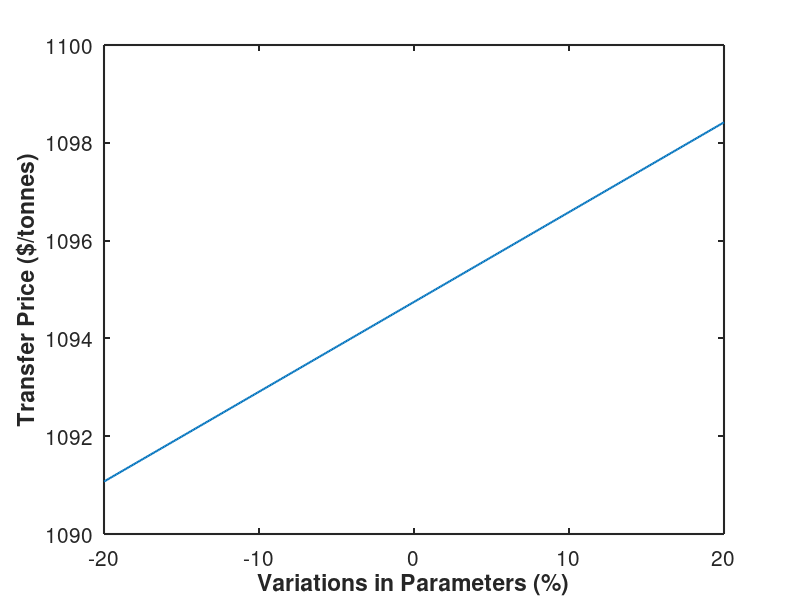

Here is the MATLAB script that generated this plot: (Note: this script raises an error after producing the figure.)
%% Changing Prices

%% Catalyst Price
clear; close all
range_vary = 0.8:0.001:1.2;
range_vary = range_vary';

prod = 170; % MM kg/yr meoac production

%prod = prod.*range_vary;

vga = 55; % specify vga values $MM

%vga = vga.*range_vary;


% specify at the very beginning
meoh_flow = 0.999*700;
co_flow = 0.995*452.278;
h2_flow = 0.005*452.78 + 100;
cat_cost = 154420 + 5460000 - 0.00005*170*10^6*2; % $ from VGA or sizing

meoh_qpu = meoh_flow.*32.04.*8000./(prod.*10.^6);
co_qpu = co_flow.*28.01.*8000./(prod.*10.^6);
h2_qpu = h2_flow.*2.*8000./(prod.*10.^6);
cat_qpu = (cat_cost./70)./2./(prod.*10.^6);
meoh_unit = 0.62; % $/kg
co_unit = 0.205; % $/kg
h2_unit = 2;
cat_unit = 70; % $/kg

%meoh_unit = meoh_unit.*range_vary;
%co_unit = co_unit.*range_vary;
cat_unit = cat_unit.*range_vary;

meoh_pr = meoh_qpu.*meoh_unit;
co_pr = co_qpu.*co_unit;
h2_pr = h2_qpu.*h2_unit;
cat_pr = cat_qpu.*cat_unit;

meoh_mm = prod.*meoh_pr;
co_mm = prod.*co_pr;
h2_mm = prod.*h2_pr;
cat_mm = prod.*cat_pr;

total_ing_mm = meoh_mm + co_mm + cat_mm + h2_mm; % might add another cat

byprod_qpu = 0; % might be 0
byprod_unit = 0; % might be 0
waste_fuel_unit = 3.61; 
waste_fuel_flashtank = 5080; 

byprod_pr = byprod_qpu.*byprod_unit;
waste_fuel_pr = waste_fuel_unit.*waste_fuel_flashtank./10^6;

byprod_mm = byprod_pr.*prod;
waste_fuel_mm = waste_fuel_pr.*prod;

total_cred_mm = byprod_mm + waste_fuel_mm; 

% specify at the very beginning

steam_flow = 12; % klb/hr
el_flow = 100; % kW
cool_flow = 0.300464; % MMGal/hr

%steam_flow = steam_flow.*range_vary;
%el_flow = el_flow.*range_vary;
%cool_flow = cool_flow.*range_vary;

steam_qpu = steam_flow.*1000.*8000./(prod.*10.^6);
steam_unit = 1.93;

el_qpu = el_flow.*8000./(prod.*10.^6);
el_unit = 0.061;

cool_qpu = cool_flow.*10.^6.*8000./(prod.*10.^6);
cool_unit = 0.075;

ref_price_aspen = 50;

%steam_unit = steam_unit.*range_vary;
%el_unit = el_unit.*range_vary;
%cool_unit = cool_unit.*range_vary;
%ref_price_aspen = ref_price_aspen.*range_vary;

steam_pr = steam_qpu.*steam_unit./1000;
electricity_pr = el_qpu.*el_unit;
cooling_pr = cool_qpu.*cool_unit./1000;

steam_mm = prod.*steam_pr;
electricty_mm = prod.*electricity_pr;
refrigerant_mm = ref_price_aspen.*8000./10^6; % fix myself
refrigerant_pr = refrigerant_mm./prod; 
cooling_mm = prod.*cooling_pr;

total_uti_mm = steam_mm + electricty_mm + refrigerant_mm + cooling_mm; % depends what utility

gas_qpu = 0;
gas_unit = 0;
liq_qpu = 0;
liq_unit = 0;
sol_qpu = 0;
sol_unit = 0;

gas_pr = gas_qpu.*gas_unit;
liq_pr = liq_qpu.*liq_unit;
sol_pr = sol_qpu.*sol_unit;

gas_mm = gas_pr.*prod;
liq_mm = liq_pr.*prod;
sol_mm = sol_pr.*prod;

total_waste_mm = gas_mm + liq_mm + sol_mm; % might be nothing

total_vc_mm = total_ing_mm - total_cred_mm + total_uti_mm + total_waste_mm; 

% specify at the very beginning
num_op = 9;
op_perhour = 32;
other_employ_perc = 0.45; % 45%
unit_sup_perc = 1; % 100%
plant_ov_perc = 0.5; %50%
main_perc = 0.03; %3%
tax_perc = 0.02; %2%
dep_perc = 0.09; %9%

%num_op = num_op.*range_vary;
%op_perhour = op_perhour.*range_vary;

op_mm = num_op.*op_perhour.*365.*24./10^6;
other_employ_mm = other_employ_perc.*op_mm; 
unit_sup_mm = unit_sup_perc.*op_mm;
plant_ov_mm = plant_ov_perc.*op_mm;
main_mm = main_perc.*vga;
tax_mm = tax_perc.*vga;
dep_mm = dep_perc.*vga;

total_fc_mm = op_mm + other_employ_mm + unit_sup_mm + plant_ov_mm + main_mm + ...
    tax_mm + dep_mm; 

total_com_mm = total_vc_mm + total_fc_mm;

raw_inv = total_ing_mm./12;
prod_inv = total_com_mm./12;
total_inv = vga + raw_inv + prod_inv; 

tax_rate = 0.25; %25% tax rate on earnings
%tax_rate = tax_rate.*range_vary;
nroi_mm = 0.25.*total_inv./(1-tax_rate); % goal is to earn 25% NROI
nroi = nroi_mm./prod;

%specify at the beginning
bus_ov_perc = 0.06; 

ing_pr = meoh_pr + co_pr + h2_pr + cat_pr;
cred_pr = byprod_pr + waste_fuel_pr;
uti_pr = steam_pr + electricity_pr + refrigerant_pr + cooling_pr;
waste_pr = gas_pr + liq_pr + sol_pr;

vc_pr = ing_pr - cred_pr + uti_pr + waste_pr;

fc_pr = total_fc_mm./prod;
com_pr = fc_pr + vc_pr;
bus_ov_pr = bus_ov_perc.*com_pr;

total_sales_cost = com_pr + bus_ov_pr;
tp = nroi + total_sales_cost;

plot((range_vary-1).*100,tp.*1000,'linewidth',1.5)
xlabel('Variations in Parameters (%)','fontweight','bold')
ylabel('Transfer Price ($/tonnes)','fontweight','bold')
set(gca,'linewidth',1.5,'fontsize',15)
set(gcf,'position',[440 205 765 593])
ytickformat('%.0f')
hold on

%%

%% MeOH 
clear;
range_vary = 0.8:0.001:1.2;
range_vary = range_vary';

prod = 170; % MM kg/yr meoac production

%prod = prod.*range_vary;

vga = 55; % specify vga values $MM

%vga = vga.*range_vary;

% specify at the very beginning
meoh_flow = 0.999*700;
co_flow = 0.995*452.278;
h2_flow = 0.005*452.78 + 100;
cat_cost = 154420 + 5460000 - 0.00005*170*10^6*2; % $ from VGA or sizing

meoh_qpu = meoh_flow.*32.04.*8000./(prod.*10.^6);
co_qpu = co_flow.*28.01.*8000./(prod.*10.^6);
h2_qpu = h2_flow.*2.*8000./(prod.*10.^6);
cat_qpu = (cat_cost./70)./2./(prod.*10.^6);
meoh_unit = 0.62; % $/kg
co_unit = 0.205; % $/kg
h2_unit = 2;
cat_unit = 70; % $/kg

meoh_unit = meoh_unit.*range_vary;
%co_unit = co_unit.*range_vary;
%cat_unit = cat_unit.*range_vary;

meoh_pr = meoh_qpu.*meoh_unit;
co_pr = co_qpu.*co_unit;
h2_pr = h2_qpu.*h2_unit;
cat_pr = cat_qpu.*cat_unit;

meoh_mm = prod.*meoh_pr;
co_mm = prod.*co_pr;
h2_mm = prod.*h2_pr;
cat_mm = prod.*cat_pr;

total_ing_mm = meoh_mm + co_mm + cat_mm + h2_mm; % might add another cat

byprod_qpu = 0; % might be 0
byprod_unit = 0; % might be 0
waste_fuel_unit = 3.61; 
waste_fuel_flashtank = 5080; 

byprod_pr = byprod_qpu.*byprod_unit;
waste_fuel_pr = waste_fuel_unit.*waste_fuel_flashtank./10^6;

byprod_mm = byprod_pr.*prod;
waste_fuel_mm = waste_fuel_pr.*prod;

total_cred_mm = byprod_mm + waste_fuel_mm; 

% specify at the very beginning

steam_flow = 12; % klb/hr
el_flow = 100; % kW
cool_flow = 0.300464; % MMGal/hr

%steam_flow = steam_flow.*range_vary;
%el_flow = el_flow.*range_vary;
%cool_flow = cool_flow.*range_vary;

steam_qpu = steam_flow.*1000.*8000./(prod.*10.^6);
steam_unit = 1.93;

el_qpu = el_flow.*8000./(prod.*10.^6);
el_unit = 0.061;

cool_qpu = cool_flow.*10.^6.*8000./(prod.*10.^6);
cool_unit = 0.075;

ref_price_aspen = 50;

%steam_unit = steam_unit.*range_vary;
%el_unit = el_unit.*range_vary;
%cool_unit = cool_unit.*range_vary;
%ref_price_aspen = ref_price_aspen.*range_vary;

steam_pr = steam_qpu.*steam_unit./1000;
electricity_pr = el_qpu.*el_unit;
cooling_pr = cool_qpu.*cool_unit./1000;

steam_mm = prod.*steam_pr;
electricty_mm = prod.*electricity_pr;
refrigerant_mm = ref_price_aspen.*8000./10^6; % fix myself
refrigerant_pr = refrigerant_mm./prod; 
cooling_mm = prod.*cooling_pr;

total_uti_mm = steam_mm + electricty_mm + refrigerant_mm + cooling_mm; % depends what utility

gas_qpu = 0;
gas_unit = 0;
liq_qpu = 0;
liq_unit = 0;
sol_qpu = 0;
sol_unit = 0;

gas_pr = gas_qpu.*gas_unit;
liq_pr = liq_qpu.*liq_unit;
sol_pr = sol_qpu.*sol_unit;

gas_mm = gas_pr.*prod;
liq_mm = liq_pr.*prod;
sol_mm = sol_pr.*prod;

total_waste_mm = gas_mm + liq_mm + sol_mm; % might be nothing

total_vc_mm = total_ing_mm - total_cred_mm + total_uti_mm + total_waste_mm; 

% specify at the very beginning
num_op = 9;
op_perhour = 32;
other_employ_perc = 0.45; % 45%
unit_sup_perc = 1; % 100%
plant_ov_perc = 0.5; %50%
main_perc = 0.03; %3%
tax_perc = 0.02; %2%
dep_perc = 0.09; %9%

%num_op = num_op.*range_vary;
%op_perhour = op_perhour.*range_vary;

op_mm = num_op.*op_perhour.*365.*24./10^6;
other_employ_mm = other_employ_perc.*op_mm; 
unit_sup_mm = unit_sup_perc.*op_mm;
plant_ov_mm = plant_ov_perc.*op_mm;
main_mm = main_perc.*vga;
tax_mm = tax_perc.*vga;
dep_mm = dep_perc.*vga;

total_fc_mm = op_mm + other_employ_mm + unit_sup_mm + plant_ov_mm + main_mm + ...
    tax_mm + dep_mm; 

total_com_mm = total_vc_mm + total_fc_mm;

raw_inv = total_ing_mm./12;
prod_inv = total_com_mm./12;
total_inv = vga + raw_inv + prod_inv; 

tax_rate = 0.25; %25% tax rate on earnings
%tax_rate = tax_rate.*range_vary;
nroi_mm = 0.25.*total_inv./(1-tax_rate); % goal is to earn 25% NROI
nroi = nroi_mm./prod;

%specify at the beginning
bus_ov_perc = 0.06; 

ing_pr = meoh_pr + co_pr + h2_pr + cat_pr;
cred_pr = byprod_pr + waste_fuel_pr;
uti_pr = steam_pr + electricity_pr + refrigerant_pr + cooling_pr;
waste_pr = gas_pr + liq_pr + sol_pr;

vc_pr = ing_pr - cred_pr + uti_pr + waste_pr;

fc_pr = total_fc_mm./prod;
com_pr = fc_pr + vc_pr;
bus_ov_pr = bus_ov_perc.*com_pr;

total_sales_cost = com_pr + bus_ov_pr;
tp = nroi + total_sales_cost;

plot((range_vary-1).*100,tp.*1000,'linewidth',1.5)
xlabel('Variations in Parameters (%)','fontweight','bold')
ylabel('Transfer Price ($/tonnes)','fontweight','bold')
set(gca,'linewidth',1.5,'fontsize',15)
set(gcf,'position',[440 205 765 593])
ytickformat('%.0f')
hold on

%%

%% CO
clear;
range_vary = 0.8:0.001:1.2;
range_vary = range_vary';

prod = 170; % MM kg/yr meoac production

%prod = prod.*range_vary;

vga = 55; % specify vga values $MM

%vga = vga.*range_vary;

% specify at the very beginning
meoh_flow = 0.999*700;
co_flow = 0.995*452.278;
h2_flow = 0.005*452.78 + 100;
cat_cost = 154420 + 5460000 - 0.00005*170*10^6*2; % $ from VGA or sizing

meoh_qpu = meoh_flow.*32.04.*8000./(prod.*10.^6);
co_qpu = co_flow.*28.01.*8000./(prod.*10.^6);
h2_qpu = h2_flow.*2.*8000./(prod.*10.^6);
cat_qpu = (cat_cost./70)./2./(prod.*10.^6);
meoh_unit = 0.62; % $/kg
co_unit = 0.205; % $/kg
h2_unit = 2;
cat_unit = 70; % $/kg

%meoh_unit = meoh_unit.*range_vary;
co_unit = co_unit.*range_vary;
%cat_unit = cat_unit.*range_vary;

meoh_pr = meoh_qpu.*meoh_unit;
co_pr = co_qpu.*co_unit;
h2_pr = h2_qpu.*h2_unit;
cat_pr = cat_qpu.*cat_unit;

meoh_mm = prod.*meoh_pr;
co_mm = prod.*co_pr;
h2_mm = prod.*h2_pr;
cat_mm = prod.*cat_pr;

total_ing_mm = meoh_mm + co_mm + cat_mm + h2_mm; % might add another cat

byprod_qpu = 0; % might be 0
byprod_unit = 0; % might be 0
waste_fuel_unit = 3.61; 
waste_fuel_flashtank = 5080; 

byprod_pr = byprod_qpu.*byprod_unit;
waste_fuel_pr = waste_fuel_unit.*waste_fuel_flashtank./10^6;

byprod_mm = byprod_pr.*prod;
waste_fuel_mm = waste_fuel_pr.*prod;

total_cred_mm = byprod_mm + waste_fuel_mm; 

% specify at the very beginning

steam_flow = 12; % klb/hr
el_flow = 100; % kW
cool_flow = 0.300464; % MMGal/hr

%steam_flow = steam_flow.*range_vary;
%el_flow = el_flow.*range_vary;
%cool_flow = cool_flow.*range_vary;

steam_qpu = steam_flow.*1000.*8000./(prod.*10.^6);
steam_unit = 1.93;

el_qpu = el_flow.*8000./(prod.*10.^6);
el_unit = 0.061;

cool_qpu = cool_flow.*10.^6.*8000./(prod.*10.^6);
cool_unit = 0.075;

ref_price_aspen = 50;

%steam_unit = steam_unit.*range_vary;
%el_unit = el_unit.*range_vary;
%cool_unit = cool_unit.*range_vary;
%ref_price_aspen = ref_price_aspen.*range_vary;

steam_pr = steam_qpu.*steam_unit./1000;
electricity_pr = el_qpu.*el_unit;
cooling_pr = cool_qpu.*cool_unit./1000;

steam_mm = prod.*steam_pr;
electricty_mm = prod.*electricity_pr;
refrigerant_mm = ref_price_aspen.*8000./10^6; % fix myself
refrigerant_pr = refrigerant_mm./prod; 
cooling_mm = prod.*cooling_pr;

total_uti_mm = steam_mm + electricty_mm + refrigerant_mm + cooling_mm; % depends what utility

gas_qpu = 0;
gas_unit = 0;
liq_qpu = 0;
liq_unit = 0;
sol_qpu = 0;
sol_unit = 0;

gas_pr = gas_qpu.*gas_unit;
liq_pr = liq_qpu.*liq_unit;
sol_pr = sol_qpu.*sol_unit;

gas_mm = gas_pr.*prod;
liq_mm = liq_pr.*prod;
sol_mm = sol_pr.*prod;

total_waste_mm = gas_mm + liq_mm + sol_mm; % might be nothing

total_vc_mm = total_ing_mm - total_cred_mm + total_uti_mm + total_waste_mm; 

% specify at the very beginning
num_op = 9;
op_perhour = 32;
other_employ_perc = 0.45; % 45%
unit_sup_perc = 1; % 100%
plant_ov_perc = 0.5; %50%
main_perc = 0.03; %3%
tax_perc = 0.02; %2%
dep_perc = 0.09; %9%

%num_op = num_op.*range_vary;
%op_perhour = op_perhour.*range_vary;

op_mm = num_op.*op_perhour.*365.*24./10^6;
other_employ_mm = other_employ_perc.*op_mm; 
unit_sup_mm = unit_sup_perc.*op_mm;
plant_ov_mm = plant_ov_perc.*op_mm;
main_mm = main_perc.*vga;
tax_mm = tax_perc.*vga;
dep_mm = dep_perc.*vga;

total_fc_mm = op_mm + other_employ_mm + unit_sup_mm + plant_ov_mm + main_mm + ...
    tax_mm + dep_mm; 

total_com_mm = total_vc_mm + total_fc_mm;

raw_inv = total_ing_mm./12;
prod_inv = total_com_mm./12;
total_inv = vga + raw_inv + prod_inv; 

tax_rate = 0.25; %25% tax rate on earnings
%tax_rate = tax_rate.*range_vary;
nroi_mm = 0.25.*total_inv./(1-tax_rate); % goal is to earn 25% NROI
nroi = nroi_mm./prod;

%specify at the beginning
bus_ov_perc = 0.06; 

ing_pr = meoh_pr + co_pr + h2_pr + cat_pr;
cred_pr = byprod_pr + waste_fuel_pr;
uti_pr = steam_pr + electricity_pr + refrigerant_pr + cooling_pr;
waste_pr = gas_pr + liq_pr + sol_pr;

vc_pr = ing_pr - cred_pr + uti_pr + waste_pr;

fc_pr = total_fc_mm./prod;
com_pr = fc_pr + vc_pr;
bus_ov_pr = bus_ov_perc.*com_pr;

total_sales_cost = com_pr + bus_ov_pr;
tp = nroi + total_sales_cost;

plot((range_vary-1).*100,tp.*1000,'linewidth',1.5)
xlabel('Variations in Parameters (%)','fontweight','bold')
ylabel('Transfer Price ($/tonnes)','fontweight','bold')
set(gca,'linewidth',1.5,'fontsize',15)
set(gcf,'position',[440 205 765 593])
ytickformat('%.0f')
hold on

%% H2

clear;
range_vary = 0.8:0.001:1.2;
range_vary = range_vary';

prod = 170; % MM kg/yr meoac production

%prod = prod.*range_vary;

vga = 55; % specify vga values $MM

%vga = vga.*range_vary;

% specify at the very beginning
meoh_flow = 0.999*700;
co_flow = 0.995*452.278;
h2_flow = 0.005*452.78 + 100;
cat_cost = 154420 + 5460000 - 0.00005*170*10^6*2; % $ from VGA or sizing

meoh_qpu = meoh_flow.*32.04.*8000./(prod.*10.^6);
co_qpu = co_flow.*28.01.*8000./(prod.*10.^6);
h2_qpu = h2_flow.*2.*8000./(prod.*10.^6);
cat_qpu = (cat_cost./70)./2./(prod.*10.^6);
meoh_unit = 0.62; % $/kg
co_unit = 0.205; % $/kg
h2_unit = 2;
cat_unit = 70; % $/kg

%meoh_unit = meoh_unit.*range_vary;
%co_unit = co_unit.*range_vary;
%cat_unit = cat_unit.*range_vary;
h2_unit = h2_unit.*range_vary;

meoh_pr = meoh_qpu.*meoh_unit;
co_pr = co_qpu.*co_unit;
h2_pr = h2_qpu.*h2_unit;
cat_pr = cat_qpu.*cat_unit;

meoh_mm = prod.*meoh_pr;
co_mm = prod.*co_pr;
h2_mm = prod.*h2_pr;
cat_mm = prod.*cat_pr;

total_ing_mm = meoh_mm + co_mm + cat_mm + h2_mm; % might add another cat

byprod_qpu = 0; % might be 0
byprod_unit = 0; % might be 0
waste_fuel_unit = 3.61; 
waste_fuel_flashtank = 5080; 

byprod_pr = byprod_qpu.*byprod_unit;
waste_fuel_pr = waste_fuel_unit.*waste_fuel_flashtank./10^6;

byprod_mm = byprod_pr.*prod;
waste_fuel_mm = waste_fuel_pr.*prod;

total_cred_mm = byprod_mm + waste_fuel_mm; 

% specify at the very beginning

steam_flow = 12; % klb/hr
el_flow = 100; % kW
cool_flow = 0.300464; % MMGal/hr

%steam_flow = steam_flow.*range_vary;
%el_flow = el_flow.*range_vary;
%cool_flow = cool_flow.*range_vary;

steam_qpu = steam_flow.*1000.*8000./(prod.*10.^6);
steam_unit = 1.93;

el_qpu = el_flow.*8000./(prod.*10.^6);
el_unit = 0.061;

cool_qpu = cool_flow.*10.^6.*8000./(prod.*10.^6);
cool_unit = 0.075;

ref_price_aspen = 50;

%steam_unit = steam_unit.*range_vary;
%el_unit = el_unit.*range_vary;
%cool_unit = cool_unit.*range_vary;
%ref_price_aspen = ref_price_aspen.*range_vary;

steam_pr = steam_qpu.*steam_unit./1000;
electricity_pr = el_qpu.*el_unit;
cooling_pr = cool_qpu.*cool_unit./1000;

steam_mm = prod.*steam_pr;
electricty_mm = prod.*electricity_pr;
refrigerant_mm = ref_price_aspen.*8000./10^6; % fix myself
refrigerant_pr = refrigerant_mm./prod; 
cooling_mm = prod.*cooling_pr;

total_uti_mm = steam_mm + electricty_mm + refrigerant_mm + cooling_mm; % depends what utility

gas_qpu = 0;
gas_unit = 0;
liq_qpu = 0;
liq_unit = 0;
sol_qpu = 0;
sol_unit = 0;

gas_pr = gas_qpu.*gas_unit;
liq_pr = liq_qpu.*liq_unit;
sol_pr = sol_qpu.*sol_unit;

gas_mm = gas_pr.*prod;
liq_mm = liq_pr.*prod;
sol_mm = sol_pr.*prod;

total_waste_mm = gas_mm + liq_mm + sol_mm; % might be nothing

total_vc_mm = total_ing_mm - total_cred_mm + total_uti_mm + total_waste_mm; 

% specify at the very beginning
num_op = 9;
op_perhour = 32;
other_employ_perc = 0.45; % 45%
unit_sup_perc = 1; % 100%
plant_ov_perc = 0.5; %50%
main_perc = 0.03; %3%
tax_perc = 0.02; %2%
dep_perc = 0.09; %9%

%num_op = num_op.*range_vary;
%op_perhour = op_perhour.*range_vary;

op_mm = num_op.*op_perhour.*365.*24./10^6;
other_employ_mm = other_employ_perc.*op_mm; 
unit_sup_mm = unit_sup_perc.*op_mm;
plant_ov_mm = plant_ov_perc.*op_mm;
main_mm = main_perc.*vga;
tax_mm = tax_perc.*vga;
dep_mm = dep_perc.*vga;

total_fc_mm = op_mm + other_employ_mm + unit_sup_mm + plant_ov_mm + main_mm + ...
    tax_mm + dep_mm; 

total_com_mm = total_vc_mm + total_fc_mm;

raw_inv = total_ing_mm./12;
prod_inv = total_com_mm./12;
total_inv = vga + raw_inv + prod_inv; 

tax_rate = 0.25; %25% tax rate on earnings
%tax_rate = tax_rate.*range_vary;
nroi_mm = 0.25.*total_inv./(1-tax_rate); % goal is to earn 25% NROI
nroi = nroi_mm./prod;

%specify at the beginning
bus_ov_perc = 0.06; 

ing_pr = meoh_pr + co_pr + h2_pr + cat_pr;
cred_pr = byprod_pr + waste_fuel_pr;
uti_pr = steam_pr + electricity_pr + refrigerant_pr + cooling_pr;
waste_pr = gas_pr + liq_pr + sol_pr;

vc_pr = ing_pr - cred_pr + uti_pr + waste_pr;

fc_pr = total_fc_mm./prod;
com_pr = fc_pr + vc_pr;
bus_ov_pr = bus_ov_perc.*com_pr;

total_sales_cost = com_pr + bus_ov_pr;
tp = nroi + total_sales_cost;

plot((range_vary-1).*100,tp.*1000,'linewidth',1.5)
xlabel('Variations in Parameters (%)','fontweight','bold')
ylabel('Transfer Price ($/tonnes)','fontweight','bold')
set(gca,'linewidth',1.5,'fontsize',15)
set(gcf,'position',[440 205 765 593])
ytickformat('%.0f')
hold on


%%


%% Steam
clear;
range_vary = 0.8:0.001:1.2;
range_vary = range_vary';

prod = 170; % MM kg/yr meoac production

%prod = prod.*range_vary;

vga = 55; % specify vga values $MM

%vga = vga.*range_vary;

% specify at the very beginning
meoh_flow = 0.999*700;
co_flow = 0.995*452.278;
h2_flow = 0.005*452.78 + 100;
cat_cost = 154420 + 5460000 - 0.00005*170*10^6*2; % $ from VGA or sizing

meoh_qpu = meoh_flow.*32.04.*8000./(prod.*10.^6);
co_qpu = co_flow.*28.01.*8000./(prod.*10.^6);
h2_qpu = h2_flow.*2.*8000./(prod.*10.^6);
cat_qpu = (cat_cost./70)./2./(prod.*10.^6);
meoh_unit = 0.62; % $/kg
co_unit = 0.205; % $/kg
h2_unit = 2;
cat_unit = 70; % $/kg

%meoh_unit = meoh_unit.*range_vary;
%co_unit = co_unit.*range_vary;
%cat_unit = cat_unit.*range_vary;

meoh_pr = meoh_qpu.*meoh_unit;
co_pr = co_qpu.*co_unit;
h2_pr = h2_qpu.*h2_unit;
cat_pr = cat_qpu.*cat_unit;

meoh_mm = prod.*meoh_pr;
co_mm = prod.*co_pr;
h2_mm = prod.*h2_pr;
cat_mm = prod.*cat_pr;

total_ing_mm = meoh_mm + co_mm + cat_mm + h2_mm; % might add another cat

byprod_qpu = 0; % might be 0
byprod_unit = 0; % might be 0
waste_fuel_unit = 3.61; 
waste_fuel_flashtank = 5080; 

byprod_pr = byprod_qpu.*byprod_unit;
waste_fuel_pr = waste_fuel_unit.*waste_fuel_flashtank./10^6;

byprod_mm = byprod_pr.*prod;
waste_fuel_mm = waste_fuel_pr.*prod;

total_cred_mm = byprod_mm + waste_fuel_mm; 

% specify at the very beginning

steam_flow = 12; % klb/hr
el_flow = 100; % kW
cool_flow = 0.300464; % MMGal/hr

%steam_flow = steam_flow.*range_vary;
%el_flow = el_flow.*range_vary;
%cool_flow = cool_flow.*range_vary;

steam_qpu = steam_flow.*1000.*8000./(prod.*10.^6);
steam_unit = 1.93;

el_qpu = el_flow.*8000./(prod.*10.^6);
el_unit = 0.061;

cool_qpu = cool_flow.*10.^6.*8000./(prod.*10.^6);
cool_unit = 0.075;

ref_price_aspen = 50;

steam_unit = steam_unit.*range_vary;
%el_unit = el_unit.*range_vary;
%cool_unit = cool_unit.*range_vary;
%ref_price_aspen = ref_price_aspen.*range_vary;

steam_pr = steam_qpu.*steam_unit./1000;
electricity_pr = el_qpu.*el_unit;
cooling_pr = cool_qpu.*cool_unit./1000;

steam_mm = prod.*steam_pr;
electricty_mm = prod.*electricity_pr;
refrigerant_mm = ref_price_aspen.*8000./10^6; % fix myself
refrigerant_pr = refrigerant_mm./prod; 
cooling_mm = prod.*cooling_pr;

total_uti_mm = steam_mm + electricty_mm + refrigerant_mm + cooling_mm; % depends what utility

gas_qpu = 0;
gas_unit = 0;
liq_qpu = 0;
liq_unit = 0;
sol_qpu = 0;
sol_unit = 0;

gas_pr = gas_qpu.*gas_unit;
liq_pr = liq_qpu.*liq_unit;
sol_pr = sol_qpu.*sol_unit;

gas_mm = gas_pr.*prod;
liq_mm = liq_pr.*prod;
sol_mm = sol_pr.*prod;

total_waste_mm = gas_mm + liq_mm + sol_mm; % might be nothing

total_vc_mm = total_ing_mm - total_cred_mm + total_uti_mm + total_waste_mm; 

% specify at the very beginning
num_op = 9;
op_perhour = 32;
other_employ_perc = 0.45; % 45%
unit_sup_perc = 1; % 100%
plant_ov_perc = 0.5; %50%
main_perc = 0.03; %3%
tax_perc = 0.02; %2%
dep_perc = 0.09; %9%

%num_op = num_op.*range_vary;
%op_perhour = op_perhour.*range_vary;

op_mm = num_op.*op_perhour.*365.*24./10^6;
other_employ_mm = other_employ_perc.*op_mm; 
unit_sup_mm = unit_sup_perc.*op_mm;
plant_ov_mm = plant_ov_perc.*op_mm;
main_mm = main_perc.*vga;
tax_mm = tax_perc.*vga;
dep_mm = dep_perc.*vga;

total_fc_mm = op_mm + other_employ_mm + unit_sup_mm + plant_ov_mm + main_mm + ...
    tax_mm + dep_mm; 

total_com_mm = total_vc_mm + total_fc_mm;

raw_inv = total_ing_mm./12;
prod_inv = total_com_mm./12;
total_inv = vga + raw_inv + prod_inv; 

tax_rate = 0.25; %25% tax rate on earnings
%tax_rate = tax_rate.*range_vary;
nroi_mm = 0.25.*total_inv./(1-tax_rate); % goal is to earn 25% NROI
nroi = nroi_mm./prod;

%specify at the beginning
bus_ov_perc = 0.06; 

ing_pr = meoh_pr + co_pr + h2_pr + cat_pr;
cred_pr = byprod_pr + waste_fuel_pr;
uti_pr = steam_pr + electricity_pr + refrigerant_pr + cooling_pr;
waste_pr = gas_pr + liq_pr + sol_pr;

vc_pr = ing_pr - cred_pr + uti_pr + waste_pr;

fc_pr = total_fc_mm./prod;
com_pr = fc_pr + vc_pr;
bus_ov_pr = bus_ov_perc.*com_pr;

total_sales_cost = com_pr + bus_ov_pr;
tp = nroi + total_sales_cost;

plot((range_vary-1).*100,tp.*1000,'linewidth',1.5)
xlabel('Variations in Parameters (%)','fontweight','bold')
ylabel('Transfer Price ($/tonnes)','fontweight','bold')
set(gca,'linewidth',1.5,'fontsize',15)
set(gcf,'position',[440 205 765 593])
ytickformat('%.0f')
hold on

%%

%% Electricity
clear;
range_vary = 0.8:0.001:1.2;
range_vary = range_vary';

prod = 170; % MM kg/yr meoac production

%prod = prod.*range_vary;

vga = 55; % specify vga values $MM

%vga = vga.*range_vary;

% specify at the very beginning
meoh_flow = 0.999*700;
co_flow = 0.995*452.278;
h2_flow = 0.005*452.78 + 100;
cat_cost = 154420 + 5460000 - 0.00005*170*10^6*2; % $ from VGA or sizing

meoh_qpu = meoh_flow.*32.04.*8000./(prod.*10.^6);
co_qpu = co_flow.*28.01.*8000./(prod.*10.^6);
h2_qpu = h2_flow.*2.*8000./(prod.*10.^6);
cat_qpu = (cat_cost./70)./2./(prod.*10.^6);
meoh_unit = 0.62; % $/kg
co_unit = 0.205; % $/kg
h2_unit = 2;
cat_unit = 70; % $/kg

%meoh_unit = meoh_unit.*range_vary;
%co_unit = co_unit.*range_vary;
%cat_unit = cat_unit.*range_vary;

meoh_pr = meoh_qpu.*meoh_unit;
co_pr = co_qpu.*co_unit;
h2_pr = h2_qpu.*h2_unit;
cat_pr = cat_qpu.*cat_unit;

meoh_mm = prod.*meoh_pr;
co_mm = prod.*co_pr;
h2_mm = prod.*h2_pr;
cat_mm = prod.*cat_pr;

total_ing_mm = meoh_mm + co_mm + cat_mm + h2_mm; % might add another cat

byprod_qpu = 0; % might be 0
byprod_unit = 0; % might be 0
waste_fuel_unit = 3.61; 
waste_fuel_flashtank = 5080; 

byprod_pr = byprod_qpu.*byprod_unit;
waste_fuel_pr = waste_fuel_unit.*waste_fuel_flashtank./10^6;

byprod_mm = byprod_pr.*prod;
waste_fuel_mm = waste_fuel_pr.*prod;

total_cred_mm = byprod_mm + waste_fuel_mm; 

% specify at the very beginning

steam_flow = 12; % klb/hr
el_flow = 100; % kW
cool_flow = 0.300464; % MMGal/hr

%steam_flow = steam_flow.*range_vary;
%el_flow = el_flow.*range_vary;
%cool_flow = cool_flow.*range_vary;

steam_qpu = steam_flow.*1000.*8000./(prod.*10.^6);
steam_unit = 1.93;

el_qpu = el_flow.*8000./(prod.*10.^6);
el_unit = 0.061;

cool_qpu = cool_flow.*10.^6.*8000./(prod.*10.^6);
cool_unit = 0.075;

ref_price_aspen = 50;

%steam_unit = steam_unit.*range_vary;
el_unit = el_unit.*range_vary;
%cool_unit = cool_unit.*range_vary;
%ref_price_aspen = ref_price_aspen.*range_vary;

steam_pr = steam_qpu.*steam_unit./1000;
electricity_pr = el_qpu.*el_unit;
cooling_pr = cool_qpu.*cool_unit./1000;

steam_mm = prod.*steam_pr;
electricty_mm = prod.*electricity_pr;
refrigerant_mm = ref_price_aspen.*8000./10^6; % fix myself
refrigerant_pr = refrigerant_mm./prod; 
cooling_mm = prod.*cooling_pr;

total_uti_mm = steam_mm + electricty_mm + refrigerant_mm + cooling_mm; % depends what utility

gas_qpu = 0;
gas_unit = 0;
liq_qpu = 0;
liq_unit = 0;
sol_qpu = 0;
sol_unit = 0;

gas_pr = gas_qpu.*gas_unit;
liq_pr = liq_qpu.*liq_unit;
sol_pr = sol_qpu.*sol_unit;

gas_mm = gas_pr.*prod;
liq_mm = liq_pr.*prod;
sol_mm = sol_pr.*prod;

total_waste_mm = gas_mm + liq_mm + sol_mm; % might be nothing

total_vc_mm = total_ing_mm - total_cred_mm + total_uti_mm + total_waste_mm; 

% specify at the very beginning
num_op = 9;
op_perhour = 32;
other_employ_perc = 0.45; % 45%
unit_sup_perc = 1; % 100%
plant_ov_perc = 0.5; %50%
main_perc = 0.03; %3%
tax_perc = 0.02; %2%
dep_perc = 0.09; %9%

%num_op = num_op.*range_vary;
%op_perhour = op_perhour.*range_vary;

op_mm = num_op.*op_perhour.*365.*24./10^6;
other_employ_mm = other_employ_perc.*op_mm; 
unit_sup_mm = unit_sup_perc.*op_mm;
plant_ov_mm = plant_ov_perc.*op_mm;
main_mm = main_perc.*vga;
tax_mm = tax_perc.*vga;
dep_mm = dep_perc.*vga;

total_fc_mm = op_mm + other_employ_mm + unit_sup_mm + plant_ov_mm + main_mm + ...
    tax_mm + dep_mm; 

total_com_mm = total_vc_mm + total_fc_mm;

raw_inv = total_ing_mm./12;
prod_inv = total_com_mm./12;
total_inv = vga + raw_inv + prod_inv; 

tax_rate = 0.25; %25% tax rate on earnings
%tax_rate = tax_rate.*range_vary;
nroi_mm = 0.25.*total_inv./(1-tax_rate); % goal is to earn 25% NROI
nroi = nroi_mm./prod;

%specify at the beginning
bus_ov_perc = 0.06; 

ing_pr = meoh_pr + co_pr + h2_pr + cat_pr;
cred_pr = byprod_pr + waste_fuel_pr;
uti_pr = steam_pr + electricity_pr + refrigerant_pr + cooling_pr;
waste_pr = gas_pr + liq_pr + sol_pr;

vc_pr = ing_pr - cred_pr + uti_pr + waste_pr;

fc_pr = total_fc_mm./prod;
com_pr = fc_pr + vc_pr;
bus_ov_pr = bus_ov_perc.*com_pr;

total_sales_cost = com_pr + bus_ov_pr;
tp = nroi + total_sales_cost;

plot((range_vary-1).*100,tp.*1000,'linewidth',1.5)
xlabel('Variations in Parameters (%)','fontweight','bold')
ylabel('Transfer Price ($/tonnes)','fontweight','bold')
set(gca,'linewidth',1.5,'fontsize',15)
set(gcf,'position',[440 205 765 593])
ytickformat('%.0f')
hold on

%%

%% Cooling
clear;
range_vary = 0.8:0.001:1.2;
range_vary = range_vary';

prod = 170; % MM kg/yr meoac production

%prod = prod.*range_vary;

vga = 55; % specify vga values $MM

%vga = vga.*range_vary;

% specify at the very beginning
meoh_flow = 0.999*700;
co_flow = 0.995*452.278;
h2_flow = 0.005*452.78 + 100;
cat_cost = 154420 + 5460000 - 0.00005*170*10^6*2; % $ from VGA or sizing

meoh_qpu = meoh_flow.*32.04.*8000./(prod.*10.^6);
co_qpu = co_flow.*28.01.*8000./(prod.*10.^6);
h2_qpu = h2_flow.*2.*8000./(prod.*10.^6);
cat_qpu = (cat_cost./70)./2./(prod.*10.^6);
meoh_unit = 0.62; % $/kg
co_unit = 0.205; % $/kg
h2_unit = 2;
cat_unit = 70; % $/kg

%meoh_unit = meoh_unit.*range_vary;
%co_unit = co_unit.*range_vary;
%cat_unit = cat_unit.*range_vary;

meoh_pr = meoh_qpu.*meoh_unit;
co_pr = co_qpu.*co_unit;
h2_pr = h2_qpu.*h2_unit;
cat_pr = cat_qpu.*cat_unit;

meoh_mm = prod.*meoh_pr;
co_mm = prod.*co_pr;
h2_mm = prod.*h2_pr;
cat_mm = prod.*cat_pr;

total_ing_mm = meoh_mm + co_mm + cat_mm + h2_mm; % might add another cat

byprod_qpu = 0; % might be 0
byprod_unit = 0; % might be 0
waste_fuel_unit = 3.61; 
waste_fuel_flashtank = 5080; 

byprod_pr = byprod_qpu.*byprod_unit;
waste_fuel_pr = waste_fuel_unit.*waste_fuel_flashtank./10^6;

byprod_mm = byprod_pr.*prod;
waste_fuel_mm = waste_fuel_pr.*prod;

total_cred_mm = byprod_mm + waste_fuel_mm; 

% specify at the very beginning

steam_flow = 12; % klb/hr
el_flow = 100; % kW
cool_flow = 0.300464; % MMGal/hr

%steam_flow = steam_flow.*range_vary;
%el_flow = el_flow.*range_vary;
%cool_flow = cool_flow.*range_vary;

steam_qpu = steam_flow.*1000.*8000./(prod.*10.^6);
steam_unit = 1.93;

el_qpu = el_flow.*8000./(prod.*10.^6);
el_unit = 0.061;

cool_qpu = cool_flow.*10.^6.*8000./(prod.*10.^6);
cool_unit = 0.075;

ref_price_aspen = 50;

%steam_unit = steam_unit.*range_vary;
%el_unit = el_unit.*range_vary;
cool_unit = cool_unit.*range_vary;
%ref_price_aspen = ref_price_aspen.*range_vary;

steam_pr = steam_qpu.*steam_unit./1000;
electricity_pr = el_qpu.*el_unit;
cooling_pr = cool_qpu.*cool_unit./1000;

steam_mm = prod.*steam_pr;
electricty_mm = prod.*electricity_pr;
refrigerant_mm = ref_price_aspen.*8000./10^6; % fix myself
refrigerant_pr = refrigerant_mm./prod; 
cooling_mm = prod.*cooling_pr;

total_uti_mm = steam_mm + electricty_mm + refrigerant_mm + cooling_mm; % depends what utility

gas_qpu = 0;
gas_unit = 0;
liq_qpu = 0;
liq_unit = 0;
sol_qpu = 0;
sol_unit = 0;

gas_pr = gas_qpu.*gas_unit;
liq_pr = liq_qpu.*liq_unit;
sol_pr = sol_qpu.*sol_unit;

gas_mm = gas_pr.*prod;
liq_mm = liq_pr.*prod;
sol_mm = sol_pr.*prod;

total_waste_mm = gas_mm + liq_mm + sol_mm; % might be nothing

total_vc_mm = total_ing_mm - total_cred_mm + total_uti_mm + total_waste_mm; 

% specify at the very beginning
num_op = 9;
op_perhour = 32;
other_employ_perc = 0.45; % 45%
unit_sup_perc = 1; % 100%
plant_ov_perc = 0.5; %50%
main_perc = 0.03; %3%
tax_perc = 0.02; %2%
dep_perc = 0.09; %9%

%num_op = num_op.*range_vary;
%op_perhour = op_perhour.*range_vary;

op_mm = num_op.*op_perhour.*365.*24./10^6;
other_employ_mm = other_employ_perc.*op_mm; 
unit_sup_mm = unit_sup_perc.*op_mm;
plant_ov_mm = plant_ov_perc.*op_mm;
main_mm = main_perc.*vga;
tax_mm = tax_perc.*vga;
dep_mm = dep_perc.*vga;

total_fc_mm = op_mm + other_employ_mm + unit_sup_mm + plant_ov_mm + main_mm + ...
    tax_mm + dep_mm; 

total_com_mm = total_vc_mm + total_fc_mm;

raw_inv = total_ing_mm./12;
prod_inv = total_com_mm./12;
total_inv = vga + raw_inv + prod_inv; 

tax_rate = 0.25; %25% tax rate on earnings
%tax_rate = tax_rate.*range_vary;
nroi_mm = 0.25.*total_inv./(1-tax_rate); % goal is to earn 25% NROI
nroi = nroi_mm./prod;

%specify at the beginning
bus_ov_perc = 0.06; 

ing_pr = meoh_pr + co_pr + h2_pr + cat_pr;
cred_pr = byprod_pr + waste_fuel_pr;
uti_pr = steam_pr + electricity_pr + refrigerant_pr + cooling_pr;
waste_pr = gas_pr + liq_pr + sol_pr;

vc_pr = ing_pr - cred_pr + uti_pr + waste_pr;

fc_pr = total_fc_mm./prod;
com_pr = fc_pr + vc_pr;
bus_ov_pr = bus_ov_perc.*com_pr;

total_sales_cost = com_pr + bus_ov_pr;
tp = nroi + total_sales_cost;

plot((range_vary-1).*100,tp.*1000,'linewidth',1.5)
xlabel('Variations in Parameters (%)','fontweight','bold')
ylabel('Transfer Price ($/tonnes)','fontweight','bold')
set(gca,'linewidth',1.5,'fontsize',15)
set(gcf,'position',[440 205 765 593])
ytickformat('%.0f')
hold on

%%

%% Refrigerant
clear;
range_vary = 0.8:0.001:1.2;
range_vary = range_vary';

prod = 170; % MM kg/yr meoac production

%prod = prod.*range_vary;

vga = 55; % specify vga values $MM

%vga = vga.*range_vary;

% specify at the very beginning
meoh_flow = 0.999*700;
co_flow = 0.995*452.278;
h2_flow = 0.005*452.78 + 100;
cat_cost = 154420 + 5460000 - 0.00005*170*10^6*2; % $ from VGA or sizing

meoh_qpu = meoh_flow.*32.04.*8000./(prod.*10.^6);
co_qpu = co_flow.*28.01.*8000./(prod.*10.^6);
h2_qpu = h2_flow.*2.*8000./(prod.*10.^6);
cat_qpu = (cat_cost./70)./2./(prod.*10.^6);
meoh_unit = 0.62; % $/kg
co_unit = 0.205; % $/kg
h2_unit = 2;
cat_unit = 70; % $/kg

%meoh_unit = meoh_unit.*range_vary;
%co_unit = co_unit.*range_vary;
%cat_unit = cat_unit.*range_vary;

meoh_pr = meoh_qpu.*meoh_unit;
co_pr = co_qpu.*co_unit;
h2_pr = h2_qpu.*h2_unit;
cat_pr = cat_qpu.*cat_unit;

meoh_mm = prod.*meoh_pr;
co_mm = prod.*co_pr;
h2_mm = prod.*h2_pr;
cat_mm = prod.*cat_pr;

total_ing_mm = meoh_mm + co_mm + cat_mm + h2_mm; % might add another cat

byprod_qpu = 0; % might be 0
byprod_unit = 0; % might be 0
waste_fuel_unit = 3.61; 
waste_fuel_flashtank = 5080; 

byprod_pr = byprod_qpu.*byprod_unit;
waste_fuel_pr = waste_fuel_unit.*waste_fuel_flashtank./10^6;

byprod_mm = byprod_pr.*prod;
waste_fuel_mm = waste_fuel_pr.*prod;

total_cred_mm = byprod_mm + waste_fuel_mm; 

% specify at the very beginning

steam_flow = 12; % klb/hr
el_flow = 100; % kW
cool_flow = 0.300464; % MMGal/hr

%steam_flow = steam_flow.*range_vary;
%el_flow = el_flow.*range_vary;
%cool_flow = cool_flow.*range_vary;

steam_qpu = steam_flow.*1000.*8000./(prod.*10.^6);
steam_unit = 1.93;

el_qpu = el_flow.*8000./(prod.*10.^6);
el_unit = 0.061;

cool_qpu = cool_flow.*10.^6.*8000./(prod.*10.^6);
cool_unit = 0.075;

ref_price_aspen = 50;

%steam_unit = steam_unit.*range_vary;
%el_unit = el_unit.*range_vary;
%cool_unit = cool_unit.*range_vary;
ref_price_aspen = ref_price_aspen.*range_vary;

steam_pr = steam_qpu.*steam_unit./1000;
electricity_pr = el_qpu.*el_unit;
cooling_pr = cool_qpu.*cool_unit./1000;

steam_mm = prod.*steam_pr;
electricty_mm = prod.*electricity_pr;
refrigerant_mm = ref_price_aspen.*8000./10^6; % fix myself
refrigerant_pr = refrigerant_mm./prod; 
cooling_mm = prod.*cooling_pr;

total_uti_mm = steam_mm + electricty_mm + refrigerant_mm + cooling_mm; % depends what utility

gas_qpu = 0;
gas_unit = 0;
liq_qpu = 0;
liq_unit = 0;
sol_qpu = 0;
sol_unit = 0;

gas_pr = gas_qpu.*gas_unit;
liq_pr = liq_qpu.*liq_unit;
sol_pr = sol_qpu.*sol_unit;

gas_mm = gas_pr.*prod;
liq_mm = liq_pr.*prod;
sol_mm = sol_pr.*prod;

total_waste_mm = gas_mm + liq_mm + sol_mm; % might be nothing

total_vc_mm = total_ing_mm - total_cred_mm + total_uti_mm + total_waste_mm; 

% specify at the very beginning
num_op = 9;
op_perhour = 32;
other_employ_perc = 0.45; % 45%
unit_sup_perc = 1; % 100%
plant_ov_perc = 0.5; %50%
main_perc = 0.03; %3%
tax_perc = 0.02; %2%
dep_perc = 0.09; %9%

%num_op = num_op.*range_vary;
%op_perhour = op_perhour.*range_vary;

op_mm = num_op.*op_perhour.*365.*24./10^6;
other_employ_mm = other_employ_perc.*op_mm; 
unit_sup_mm = unit_sup_perc.*op_mm;
plant_ov_mm = plant_ov_perc.*op_mm;
main_mm = main_perc.*vga;
tax_mm = tax_perc.*vga;
dep_mm = dep_perc.*vga;

total_fc_mm = op_mm + other_employ_mm + unit_sup_mm + plant_ov_mm + main_mm + ...
    tax_mm + dep_mm; 

total_com_mm = total_vc_mm + total_fc_mm;

raw_inv = total_ing_mm./12;
prod_inv = total_com_mm./12;
total_inv = vga + raw_inv + prod_inv; 

tax_rate = 0.25; %25% tax rate on earnings
%tax_rate = tax_rate.*range_vary;
nroi_mm = 0.25.*total_inv./(1-tax_rate); % goal is to earn 25% NROI
nroi = nroi_mm./prod;

%specify at the beginning
bus_ov_perc = 0.06; 

ing_pr = meoh_pr + co_pr + h2_pr + cat_pr;
cred_pr = byprod_pr + waste_fuel_pr;
uti_pr = steam_pr + electricity_pr + refrigerant_pr + cooling_pr;
waste_pr = gas_pr + liq_pr + sol_pr;

vc_pr = ing_pr - cred_pr + uti_pr + waste_pr;

fc_pr = total_fc_mm./prod;
com_pr = fc_pr + vc_pr;
bus_ov_pr = bus_ov_perc.*com_pr;

total_sales_cost = com_pr + bus_ov_pr;
tp = nroi + total_sales_cost;

plot((range_vary-1).*100,tp.*1000,'linewidth',1.5)
xlabel('Variations in Parameters (%)','fontweight','bold')
ylabel('Transfer Price ($/tonnes)','fontweight','bold')
set(gca,'linewidth',1.5,'fontsize',15)
set(gcf,'position',[440 205 765 593])
ytickformat('%.0f')
hold on

%%


%% Operating hour wage
clear;
range_vary = 0.8:0.001:1.2;
range_vary = range_vary';

prod = 170; % MM kg/yr meoac production

%prod = prod.*range_vary;

vga = 55; % specify vga values $MM

%vga = vga.*range_vary;

% specify at the very beginning
meoh_flow = 0.999*700;
co_flow = 0.995*452.278;
h2_flow = 0.005*452.78 + 100;
cat_cost = 154420 + 5460000 - 0.00005*170*10^6*2; % $ from VGA or sizing

meoh_qpu = meoh_flow.*32.04.*8000./(prod.*10.^6);
co_qpu = co_flow.*28.01.*8000./(prod.*10.^6);
h2_qpu = h2_flow.*2.*8000./(prod.*10.^6);
cat_qpu = (cat_cost./70)./2./(prod.*10.^6);
meoh_unit = 0.62; % $/kg
co_unit = 0.205; % $/kg
h2_unit = 2;
cat_unit = 70; % $/kg

%meoh_unit = meoh_unit.*range_vary;
%co_unit = co_unit.*range_vary;
%cat_unit = cat_unit.*range_vary;

meoh_pr = meoh_qpu.*meoh_unit;
co_pr = co_qpu.*co_unit;
h2_pr = h2_qpu.*h2_unit;
cat_pr = cat_qpu.*cat_unit;

meoh_mm = prod.*meoh_pr;
co_mm = prod.*co_pr;
h2_mm = prod.*h2_pr;
cat_mm = prod.*cat_pr;

total_ing_mm = meoh_mm + co_mm + cat_mm + h2_mm; % might add another cat

byprod_qpu = 0; % might be 0
byprod_unit = 0; % might be 0
waste_fuel_unit = 3.61; 
waste_fuel_flashtank = 5080; 

byprod_pr = byprod_qpu.*byprod_unit;
waste_fuel_pr = waste_fuel_unit.*waste_fuel_flashtank./10^6;

byprod_mm = byprod_pr.*prod;
waste_fuel_mm = waste_fuel_pr.*prod;

total_cred_mm = byprod_mm + waste_fuel_mm; 

% specify at the very beginning

steam_flow = 12; % klb/hr
el_flow = 100; % kW
cool_flow = 0.300464; % MMGal/hr

%steam_flow = steam_flow.*range_vary;
%el_flow = el_flow.*range_vary;
%cool_flow = cool_flow.*range_vary;

steam_qpu = steam_flow.*1000.*8000./(prod.*10.^6);
steam_unit = 1.93;

el_qpu = el_flow.*8000./(prod.*10.^6);
el_unit = 0.061;

cool_qpu = cool_flow.*10.^6.*8000./(prod.*10.^6);
cool_unit = 0.075;

ref_price_aspen = 50;

%steam_unit = steam_unit.*range_vary;
%el_unit = el_unit.*range_vary;
%cool_unit = cool_unit.*range_vary;
%ref_price_aspen = ref_price_aspen.*range_vary;

steam_pr = steam_qpu.*steam_unit./1000;
electricity_pr = el_qpu.*el_unit;
cooling_pr = cool_qpu.*cool_unit./1000;

steam_mm = prod.*steam_pr;
electricty_mm = prod.*electricity_pr;
refrigerant_mm = ref_price_aspen.*8000./10^6; % fix myself
refrigerant_pr = refrigerant_mm./prod; 
cooling_mm = prod.*cooling_pr;

total_uti_mm = steam_mm + electricty_mm + refrigerant_mm + cooling_mm; % depends what utility

gas_qpu = 0;
gas_unit = 0;
liq_qpu = 0;
liq_unit = 0;
sol_qpu = 0;
sol_unit = 0;

gas_pr = gas_qpu.*gas_unit;
liq_pr = liq_qpu.*liq_unit;
sol_pr = sol_qpu.*sol_unit;

gas_mm = gas_pr.*prod;
liq_mm = liq_pr.*prod;
sol_mm = sol_pr.*prod;

total_waste_mm = gas_mm + liq_mm + sol_mm; % might be nothing

total_vc_mm = total_ing_mm - total_cred_mm + total_uti_mm + total_waste_mm; 

% specify at the very beginning
num_op = 9;
op_perhour = 32;
other_employ_perc = 0.45; % 45%
unit_sup_perc = 1; % 100%
plant_ov_perc = 0.5; %50%
main_perc = 0.03; %3%
tax_perc = 0.02; %2%
dep_perc = 0.09; %9%

%num_op = num_op.*range_vary;
op_perhour = op_perhour.*range_vary;

op_mm = num_op.*op_perhour.*365.*24./10^6;
other_employ_mm = other_employ_perc.*op_mm; 
unit_sup_mm = unit_sup_perc.*op_mm;
plant_ov_mm = plant_ov_perc.*op_mm;
main_mm = main_perc.*vga;
tax_mm = tax_perc.*vga;
dep_mm = dep_perc.*vga;

total_fc_mm = op_mm + other_employ_mm + unit_sup_mm + plant_ov_mm + main_mm + ...
    tax_mm + dep_mm; 

total_com_mm = total_vc_mm + total_fc_mm;

raw_inv = total_ing_mm./12;
prod_inv = total_com_mm./12;
total_inv = vga + raw_inv + prod_inv; 

tax_rate = 0.25; %25% tax rate on earnings
%tax_rate = tax_rate.*range_vary;
nroi_mm = 0.25.*total_inv./(1-tax_rate); % goal is to earn 25% NROI
nroi = nroi_mm./prod;

%specify at the beginning
bus_ov_perc = 0.06; 

ing_pr = meoh_pr + co_pr + h2_pr + cat_pr;
cred_pr = byprod_pr + waste_fuel_pr;
uti_pr = steam_pr + electricity_pr + refrigerant_pr + cooling_pr;
waste_pr = gas_pr + liq_pr + sol_pr;

vc_pr = ing_pr - cred_pr + uti_pr + waste_pr;

fc_pr = total_fc_mm./prod;
com_pr = fc_pr + vc_pr;
bus_ov_pr = bus_ov_perc.*com_pr;

total_sales_cost = com_pr + bus_ov_pr;
tp = nroi + total_sales_cost;

plot((range_vary-1).*100,tp.*1000,'linewidth',1.5)
xlabel('Variations in Parameters (%)','fontweight','bold')
ylabel('Transfer Price ($/tonnes)','fontweight','bold')
set(gca,'linewidth',1.5,'fontsize',15)
set(gcf,'position',[440 205 765 593])
ytickformat('%.0f')
hold on
%%
legend('Catalyst','MeOH','CO','Steam','Electricity','Cooling Water','Refrigerant',...
    'DOWTHERM','Operators Wage/hr','location','southeast')
print -djpeg sense2